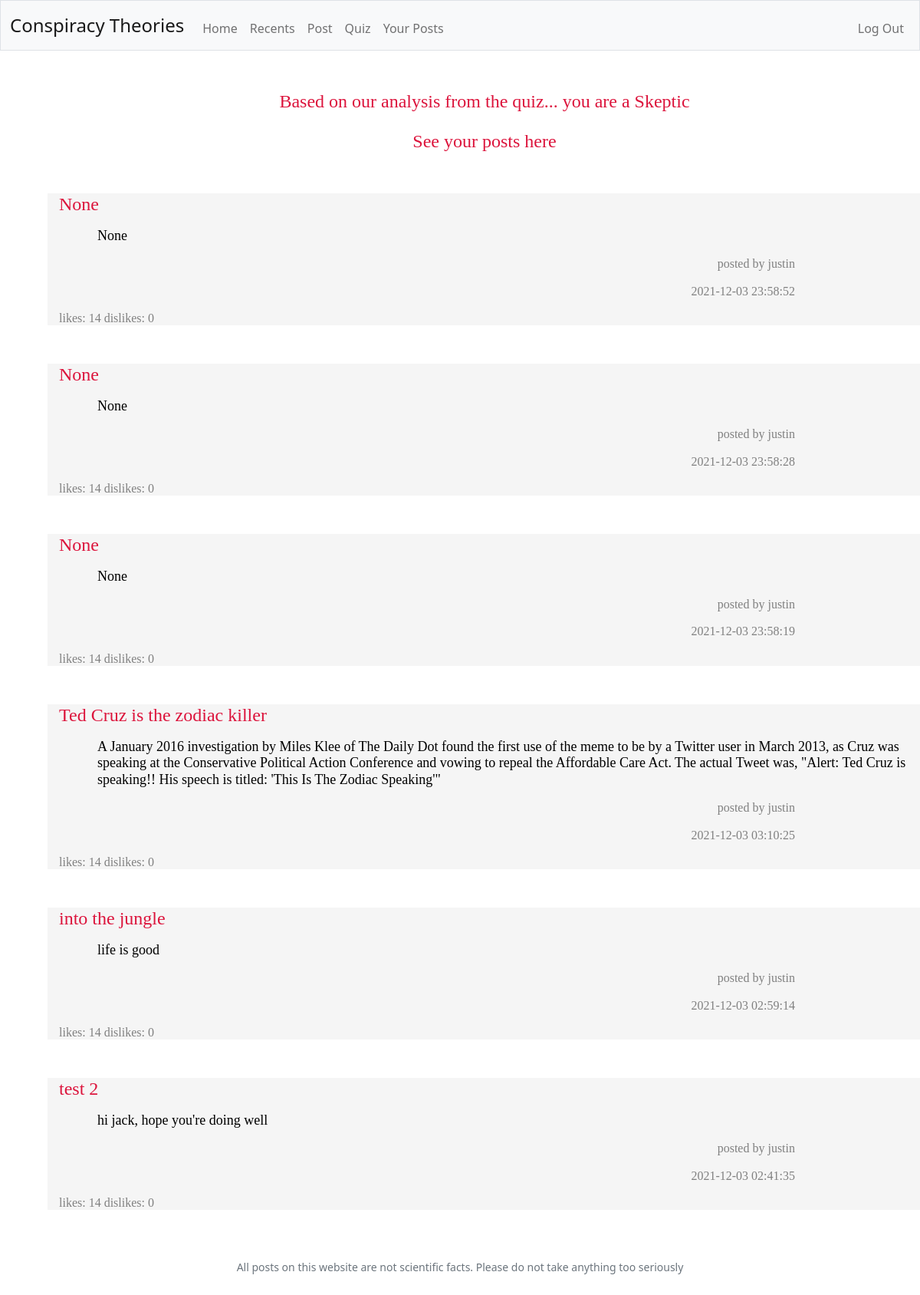
The app's page /your-posts (signed in), older data.
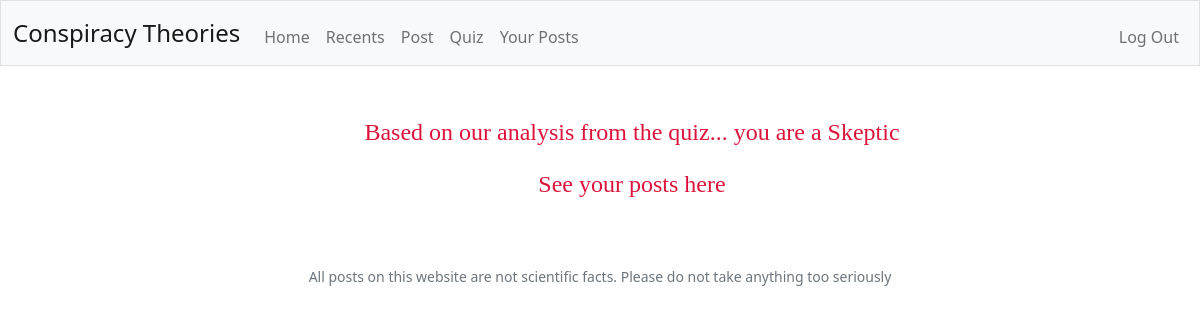
The same page, newer data.
### tables this page shows
CREATE TABLE 'theories' ('name' TEXT, 'user' TEXT, 'content' TEXT, 'upvotes' INTEGER DEFAULT 0 , 'downvotes' INTEGER DEFAULT 0 , date TEXT, id INTEGER, 'genre' TEXT DEFAULT NULL);

### app.py (the view)
@app.route("/your-posts")
@login_required
def history():
    quizResults = db.execute("SELECT * FROM quiz WHERE username = ?", session["user_id"])
    try:
        results = "Based on our analysis from the quiz... you are a "
        if quizResults[0]["wellround"] == 1:
            temp = "Well-Rounder"
            if quizResults[0]["skeptic"] == 1:
                temp = "Skeptic"
            if quizResults[0]["believer"] == 1:
                temp = "True Believer"
            results += temp
        else:
            results += quizResults[0]["result"]
    except:
        results = "Take the quiz to find out what kind of conspiracy theorist you are!"
    pastTheories = db.execute("SELECT * FROM theories WHERE id = ? ORDER BY date DESC", session["user_id"])
    return render_template("history.html", results=results, quizResults=quizResults, pastTheories=pastTheories)

### app.py (called while the page is built)
@app.after_request
def after_request(response):
    response.headers["Cache-Control"] = "no-cache, no-store, must-revalidate"
    response.headers["Expires"] = 0
    response.headers["Pragma"] = "no-cache"
    return response

### helpers.py (called while the page is built)
def login_required(f):
    @wraps(f)
    def decorated_function(*args, **kwargs):
        if session.get("user_id") is None:
            return redirect("/login")
        return f(*args, **kwargs)
    return decorated_function

### templates/history.html (shortened to what this page needs)
<!DOCTYPE html>
<html lang="en">
    <head>
        <link href="https://cdn.jsdelivr.net/npm/bootstrap@5.1.3/dist/css/bootstrap.min.css" rel="stylesheet">
        <link href="/static/styles.css" rel="stylesheet">
    </head>
    <body>
        <nav class="bg-light border navbar navbar-expand-md navbar-light">
            <div class="container-fluid">
                <a class="navbar-brand" href="/">Conspiracy Theories</a>
                <div class="collapse navbar-collapse" id="navbar">
                    {% if session["user_id"] %}
                        <ul class="navbar-nav me-auto mt-2">
                            <li class="nav-item"><a class="nav-link" href="/">Home</a></li>
                            <li class="nav-item"><a class="nav-link" href="/recents">Recents</a></li>
                            <li class="nav-item"><a class="nav-link" href="/post">Post</a></li>
                            <li class="nav-item"><a class="nav-link" href="/quiz">Quiz</a></li>
                            <li class="nav-item"><a class="nav-link" href="/your-posts">Your Posts</a></li>
                        </ul>
                        <ul class="navbar-nav ms-auto mt-2">
                            <li class="nav-item"><a class="nav-link" href="/logout">Log Out</a></li>
                        </ul>
                    {% else %}
                        <ul class="navbar-nav ms-auto mt-2">
                            <li class="nav-item"><a class="nav-link" href="/register">Register</a></li>
                            <li class="nav-item"><a class="nav-link" href="/login">Log In</a></li>
                        </ul>
                    {% endif %}
                </div>
            </div>
        </nav>
        <main class="container-fluid py-5 text-center">
            {% block main %}
                <div class="container crimson large">
                    <p>{{ results }}</p>
                    <p>See your posts here</p>
                </div>
                {% for post in pastTheories %}
                <div class="container grey">
                    <h1 class="leftAlign crimson">{{ post.name }}</p>
                    <p class="paragraph black">{{ post.content }}</p>
                    <p class="author darkgrey">posted by {{ post.user }}</p>
                    <p class="author darkgrey">{{ post.date }}</p>
                    <p class="votes darkgrey">likes: {{ post.upvotes }} dislikes: {{ post.downvotes }}</p>
                </div>
                {% endfor %}
            {% endblock %}
        </main>
        <footer class="mb-5 small text-center text-muted">
            All posts on this website are not scientific facts. Please do not take anything too seriously
        </footer>
    </body>
</html>

Row changes from the older to the newer data that the page shows:
no longer on this page (row edited): theories: name "None", content "None", user "justin", date "2021-12-03 23:58:52", upvotes "14", downvotes "0"
no longer on this page (row edited): theories: name "None", content "None", user "justin", date "2021-12-03 23:58:28", upvotes "14", downvotes "0"
no longer on this page (row edited): theories: name "None", content "None", user "justin", date "2021-12-03 23:58:19", upvotes "14", downvotes "0"
no longer on this page (row edited): theories: name "Ted Cruz is the zodiac killer", content "A January 2016 investigation by Miles Klee of The Daily Dot found the first use of the meme to be by a Twitter user in March 2013, as Cruz was speaking at the Conservative Political Action Conference and vowing to repeal the Affordable Care Act. The actual Tweet was, \"Alert: Ted Cruz is speaking!! His speech is titled: 'This Is The Zodiac Speaking'\"", user "justin", date "2021-12-03 03:10:25", upvotes "14", downvotes "0"
no longer on this page (row edited): theories: name "into the jungle", content "life is good", user "justin", date "2021-12-03 02:59:14", upvotes "14", downvotes "0"
no longer on this page (row edited): theories: name "test 2", content "hi jack, hope you're doing well", user "justin", date "2021-12-03 02:41:35", upvotes "14", downvotes "0"
